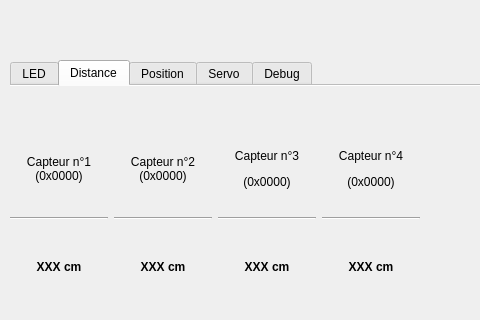
<?xml version="1.0" encoding="UTF-8"?>
<ui version="4.0">
 <class>TestWindow</class>
 <widget class="QMainWindow" name="TestWindow">
  <property name="geometry">
   <rect>
    <x>0</x>
    <y>0</y>
    <width>480</width>
    <height>320</height>
   </rect>
  </property>
  <property name="windowTitle">
   <string>MainWindow</string>
  </property>
  <widget class="QWidget" name="centralwidget">
   <widget class="QLabel" name="label">
    <property name="geometry">
     <rect>
      <x>430</x>
      <y>260</y>
      <width>50</width>
      <height>51</height>
     </rect>
    </property>
    <property name="styleSheet">
     <string notr="true">color:rgb(138, 226, 52);</string>
    </property>
    <property name="text">
     <string/>
    </property>
    <property name="pixmap">
     <pixmap resource="ressources.qrc">:/new/icon/images/baseline_build_black_48dp.png</pixmap>
    </property>
    <property name="scaledContents">
     <bool>true</bool>
    </property>
   </widget>
   <widget class="QWidget" name="gridLayoutWidget_2">
    <property name="geometry">
     <rect>
      <x>0</x>
      <y>0</y>
      <width>486</width>
      <height>57</height>
     </rect>
    </property>
    <layout class="QGridLayout" name="gridLayout_4">
     <property name="spacing">
      <number>0</number>
     </property>
     <item row="0" column="1">
      <widget class="QPushButton" name="btn_main_menu">
       <property name="text">
        <string/>
       </property>
       <property name="icon">
        <iconset resource="ressources.qrc">
         <normaloff>:/new/icon/images/baseline_home_black_48dp.png</normaloff>:/new/icon/images/baseline_home_black_48dp.png</iconset>
       </property>
       <property name="iconSize">
        <size>
         <width>32</width>
         <height>32</height>
        </size>
       </property>
       <property name="flat">
        <bool>true</bool>
       </property>
      </widget>
     </item>
     <item row="0" column="0">
      <widget class="QPushButton" name="pushButton_12">
       <property name="text">
        <string/>
       </property>
       <property name="icon">
        <iconset resource="ressources.qrc">
         <normaloff>:/new/icon/images/baseline_link_black_48dp.png</normaloff>:/new/icon/images/baseline_link_black_48dp.png</iconset>
       </property>
       <property name="iconSize">
        <size>
         <width>32</width>
         <height>32</height>
        </size>
       </property>
       <property name="checkable">
        <bool>false</bool>
       </property>
       <property name="flat">
        <bool>true</bool>
       </property>
      </widget>
     </item>
     <item row="0" column="2">
      <widget class="QPushButton" name="pushButton_13">
       <property name="text">
        <string/>
       </property>
       <property name="icon">
        <iconset resource="ressources.qrc">
         <normaloff>:/new/icon/images/baseline_battery_80_black_48dp.png</normaloff>:/new/icon/images/baseline_battery_80_black_48dp.png</iconset>
       </property>
       <property name="iconSize">
        <size>
         <width>32</width>
         <height>32</height>
        </size>
       </property>
       <property name="flat">
        <bool>true</bool>
       </property>
      </widget>
     </item>
    </layout>
   </widget>
   <widget class="QTabWidget" name="tabWidget">
    <property name="geometry">
     <rect>
      <x>10</x>
      <y>60</y>
      <width>481</width>
      <height>261</height>
     </rect>
    </property>
    <property name="tabPosition">
     <enum>QTabWidget::North</enum>
    </property>
    <property name="currentIndex">
     <number>1</number>
    </property>
    <property name="elideMode">
     <enum>Qt::ElideNone</enum>
    </property>
    <property name="documentMode">
     <bool>true</bool>
    </property>
    <property name="tabBarAutoHide">
     <bool>false</bool>
    </property>
    <widget class="QWidget" name="tab">
     <attribute name="title">
      <string>LED</string>
     </attribute>
     <widget class="QWidget" name="gridLayoutWidget">
      <property name="geometry">
       <rect>
        <x>-1</x>
        <y>-1</y>
        <width>151</width>
        <height>231</height>
       </rect>
      </property>
      <layout class="QGridLayout" name="gridLayout">
       <property name="horizontalSpacing">
        <number>2</number>
       </property>
       <property name="verticalSpacing">
        <number>0</number>
       </property>
       <item row="2" column="0">
        <widget class="QPushButton" name="pushButton">
         <property name="autoFillBackground">
          <bool>false</bool>
         </property>
         <property name="styleSheet">
          <string notr="true">background-color:red;</string>
         </property>
         <property name="text">
          <string/>
         </property>
         <property name="flat">
          <bool>false</bool>
         </property>
        </widget>
       </item>
       <item row="3" column="0">
        <widget class="QPushButton" name="pushButton_2">
         <property name="styleSheet">
          <string notr="true">background-color:blue;</string>
         </property>
         <property name="text">
          <string/>
         </property>
        </widget>
       </item>
       <item row="2" column="1">
        <widget class="QLabel" name="label_2">
         <property name="frameShape">
          <enum>QFrame::NoFrame</enum>
         </property>
         <property name="text">
          <string>TextLabel</string>
         </property>
         <property name="textFormat">
          <enum>Qt::AutoText</enum>
         </property>
         <property name="scaledContents">
          <bool>false</bool>
         </property>
        </widget>
       </item>
       <item row="4" column="0">
        <widget class="QPushButton" name="pushButton_3">
         <property name="styleSheet">
          <string notr="true">background-color:green;</string>
         </property>
         <property name="text">
          <string/>
         </property>
        </widget>
       </item>
       <item row="3" column="1">
        <widget class="QLabel" name="label_3">
         <property name="text">
          <string>TextLabel</string>
         </property>
        </widget>
       </item>
       <item row="4" column="1">
        <widget class="QLabel" name="label_4">
         <property name="text">
          <string>TextLabel</string>
         </property>
        </widget>
       </item>
       <item row="1" column="0">
        <widget class="QLabel" name="label_5">
         <property name="maximumSize">
          <size>
           <width>16777215</width>
           <height>50</height>
          </size>
         </property>
         <property name="text">
          <string>INPUT</string>
         </property>
         <property name="alignment">
          <set>Qt::AlignCenter</set>
         </property>
        </widget>
       </item>
       <item row="1" column="1">
        <widget class="QLabel" name="label_6">
         <property name="maximumSize">
          <size>
           <width>16777215</width>
           <height>50</height>
          </size>
         </property>
         <property name="text">
          <string>OUTPUT</string>
         </property>
         <property name="alignment">
          <set>Qt::AlignCenter</set>
         </property>
        </widget>
       </item>
      </layout>
     </widget>
    </widget>
    <widget class="QWidget" name="tab_2">
     <attribute name="title">
      <string>Distance</string>
     </attribute>
     <widget class="QWidget" name="gridLayoutWidget_3">
      <property name="geometry">
       <rect>
        <x>0</x>
        <y>42</y>
        <width>410</width>
        <height>181</height>
       </rect>
      </property>
      <layout class="QGridLayout" name="gridLayout_2">
       <item row="2" column="3">
        <widget class="QLabel" name="label_14">
         <property name="font">
          <font>
           <weight>75</weight>
           <bold>true</bold>
          </font>
         </property>
         <property name="text">
          <string>&lt;html&gt;&lt;head/&gt;&lt;body&gt;&lt;p align=&quot;center&quot;&gt;XXX cm&lt;/p&gt;&lt;/body&gt;&lt;/html&gt;</string>
         </property>
        </widget>
       </item>
       <item row="0" column="2">
        <widget class="QLabel" name="label_10">
         <property name="text">
          <string>&lt;html&gt;&lt;head/&gt;&lt;body&gt;&lt;p align=&quot;center&quot;&gt;Capteur n°3&lt;/p&gt;&lt;p align=&quot;center&quot;&gt;(0x0000)&lt;/p&gt;&lt;/body&gt;&lt;/html&gt;</string>
         </property>
        </widget>
       </item>
       <item row="2" column="0">
        <widget class="QLabel" name="label_11">
         <property name="font">
          <font>
           <weight>75</weight>
           <bold>true</bold>
          </font>
         </property>
         <property name="text">
          <string>&lt;html&gt;&lt;head/&gt;&lt;body&gt;&lt;p align=&quot;center&quot;&gt;XXX cm&lt;/p&gt;&lt;/body&gt;&lt;/html&gt;</string>
         </property>
        </widget>
       </item>
       <item row="0" column="3">
        <widget class="QLabel" name="label_15">
         <property name="text">
          <string>&lt;html&gt;&lt;head/&gt;&lt;body&gt;&lt;p align=&quot;center&quot;&gt;Capteur n°4&lt;/p&gt;&lt;p align=&quot;center&quot;&gt;(0x0000)&lt;/p&gt;&lt;/body&gt;&lt;/html&gt;</string>
         </property>
        </widget>
       </item>
       <item row="0" column="0">
        <widget class="QLabel" name="label_8">
         <property name="text">
          <string>&lt;html&gt;&lt;head/&gt;&lt;body&gt;&lt;p align=&quot;center&quot;&gt;Capteur n°1&lt;br/&gt;(0x0000)&lt;/p&gt;&lt;/body&gt;&lt;/html&gt;</string>
         </property>
        </widget>
       </item>
       <item row="0" column="1">
        <widget class="QLabel" name="label_7">
         <property name="text">
          <string>&lt;html&gt;&lt;head/&gt;&lt;body&gt;&lt;p align=&quot;center&quot;&gt;Capteur n°2&lt;br/&gt;(0x0000)&lt;/p&gt;&lt;/body&gt;&lt;/html&gt;</string>
         </property>
        </widget>
       </item>
       <item row="2" column="2">
        <widget class="QLabel" name="label_13">
         <property name="font">
          <font>
           <weight>75</weight>
           <bold>true</bold>
          </font>
         </property>
         <property name="text">
          <string>&lt;html&gt;&lt;head/&gt;&lt;body&gt;&lt;p align=&quot;center&quot;&gt;XXX cm&lt;/p&gt;&lt;/body&gt;&lt;/html&gt;</string>
         </property>
        </widget>
       </item>
       <item row="2" column="1">
        <widget class="QLabel" name="label_12">
         <property name="font">
          <font>
           <weight>75</weight>
           <bold>true</bold>
          </font>
         </property>
         <property name="text">
          <string>&lt;html&gt;&lt;head/&gt;&lt;body&gt;&lt;p align=&quot;center&quot;&gt;XXX cm&lt;/p&gt;&lt;/body&gt;&lt;/html&gt;</string>
         </property>
        </widget>
       </item>
       <item row="1" column="1">
        <widget class="Line" name="line">
         <property name="orientation">
          <enum>Qt::Horizontal</enum>
         </property>
        </widget>
       </item>
       <item row="1" column="2">
        <widget class="Line" name="line_2">
         <property name="orientation">
          <enum>Qt::Horizontal</enum>
         </property>
        </widget>
       </item>
       <item row="1" column="3">
        <widget class="Line" name="line_3">
         <property name="orientation">
          <enum>Qt::Horizontal</enum>
         </property>
        </widget>
       </item>
       <item row="1" column="0">
        <widget class="Line" name="line_4">
         <property name="orientation">
          <enum>Qt::Horizontal</enum>
         </property>
        </widget>
       </item>
      </layout>
     </widget>
     <widget class="QLabel" name="label_9">
      <property name="geometry">
       <rect>
        <x>190</x>
        <y>0</y>
        <width>40</width>
        <height>40</height>
       </rect>
      </property>
      <property name="autoFillBackground">
       <bool>true</bool>
      </property>
      <property name="styleSheet">
       <string notr="true"/>
      </property>
      <property name="text">
       <string/>
      </property>
      <property name="pixmap">
       <pixmap resource="ressources.qrc">:/new/icon/images/baseline_rss_feed_black_48dp.png</pixmap>
      </property>
      <property name="scaledContents">
       <bool>true</bool>
      </property>
     </widget>
    </widget>
    <widget class="QWidget" name="tab_3">
     <attribute name="title">
      <string>Position</string>
     </attribute>
    </widget>
    <widget class="QWidget" name="tab_4">
     <attribute name="title">
      <string>Servo</string>
     </attribute>
    </widget>
    <widget class="QWidget" name="tab_5">
     <attribute name="title">
      <string>Debug</string>
     </attribute>
     <widget class="QScrollArea" name="scrollArea_debug">
      <property name="geometry">
       <rect>
        <x>0</x>
        <y>0</y>
        <width>421</width>
        <height>231</height>
       </rect>
      </property>
      <property name="autoFillBackground">
       <bool>true</bool>
      </property>
      <property name="styleSheet">
       <string notr="true">background-color:black;
color:green;</string>
      </property>
      <property name="widgetResizable">
       <bool>false</bool>
      </property>
      <widget class="QWidget" name="scrollAreaWidgetContents">
       <property name="geometry">
        <rect>
         <x>0</x>
         <y>0</y>
         <width>419</width>
         <height>229</height>
        </rect>
       </property>
      </widget>
     </widget>
     <widget class="QPushButton" name="pushButton_4">
      <property name="geometry">
       <rect>
        <x>423</x>
        <y>10</y>
        <width>55</width>
        <height>25</height>
       </rect>
      </property>
      <property name="text">
       <string>Clear</string>
      </property>
     </widget>
    </widget>
   </widget>
   <zorder>gridLayoutWidget_2</zorder>
   <zorder>tabWidget</zorder>
   <zorder>label</zorder>
  </widget>
 </widget>
 <resources>
  <include location="ressources.qrc"/>
 </resources>
 <connections/>
</ui>
